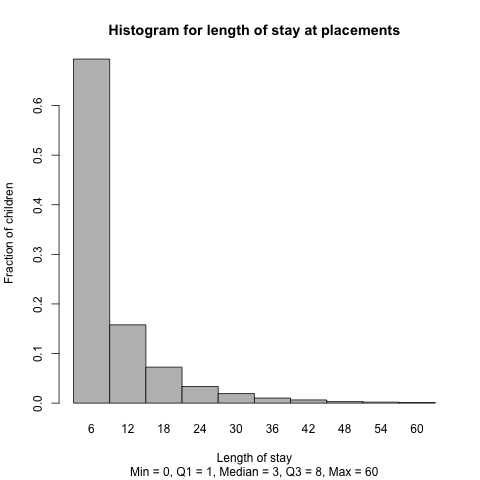

This figure's R source:
customHistogram <- function(histogram, mainTitle, xLabel,
                            yLabel, fiveNumberSummary)
{
  #If there are n bars in the histogram, then 
  #histogram$breaks is an array of (n+1) points, including
  #the start-point of first bucket and last point of last bucket.
  #histogram$counts is an array of n numbers.
  nBars <- length(histogram$counts);
  totalFreq <- sum(histogram$counts);
  heights <- histogram$counts/totalFreq;
  widths <- c();
  barLabels <- c();
  width <- histogram$mids[2] - histogram$mids[1];
  #cat(paste("nBars = ", nBars, "\n"));
  for (i in 1:nBars)
  {
    widths[i] <- width;
    barLabels[i] <- as.character(histogram$breaks[i+1]);
  }
   subTitle <- paste("Min = ", fiveNumberSummary[1],
                    ", Q1 = ", fiveNumberSummary[2],
                    ", Median = ", fiveNumberSummary[3],
                    ", Q3 = ", fiveNumberSummary[4],
                    ", Max = ", fiveNumberSummary[5], sep = "");
  barplot(height = heights, width = widths, xlim = c(0, max(histogram$breaks)),
          beside = TRUE, horiz = FALSE, main = mainTitle, xlab = xLabel,
          ylab = yLabel, space = 0, axisnames = TRUE, names.arg = barLabels, 
          sub = subTitle
          );
}

length_placements <- function()
{
  library(RPostgreSQL);
  con <- dbConnect(PostgreSQL(), user="indcs", host="sandbox.in.mycasebook.org", port="5432",dbname="casebook2_sandbox");
  png("length_placements.png");

  statement <- paste("select ceiling((date(end_date) - ",
              " date(start_date))::real/(30::real))",
      " from people, physical_location_records, physical_location_placements",
      " where people.id = physical_location_records.person_id",
      " and physical_location_records.physical_location_id = physical_location_placements.id",
      " and physical_location_records.physical_location_type = 'PhysicalLocation::Placement'",
      " and physical_location_placements.start_date is not NULL",
      " and physical_location_placements.end_date is not NULL",
      " and physical_location_placements.end_date > physical_location_placements.start_date",
      " and ceiling((date(end_date) - date(start_date))::real/(30::real)) <= 60",
                    sep = "");
    res <- dbSendQuery(con, statement);
    data <- fetch(res, n = -1);
    edges <- c(0, 6, 12, 18, 24, 30, 36, 42, 48, 54, 60);
    histogram <- hist(data[,1], breaks = edges, plot = FALSE);
    customHistogram(histogram = histogram, 
         mainTitle = "Histogram for length of stay at placements",
         xLabel = "Length of stay", yLabel = "Fraction of children",
         fivenum(data[,1]));
  dbDisconnect(con);
  dev.off();
}

